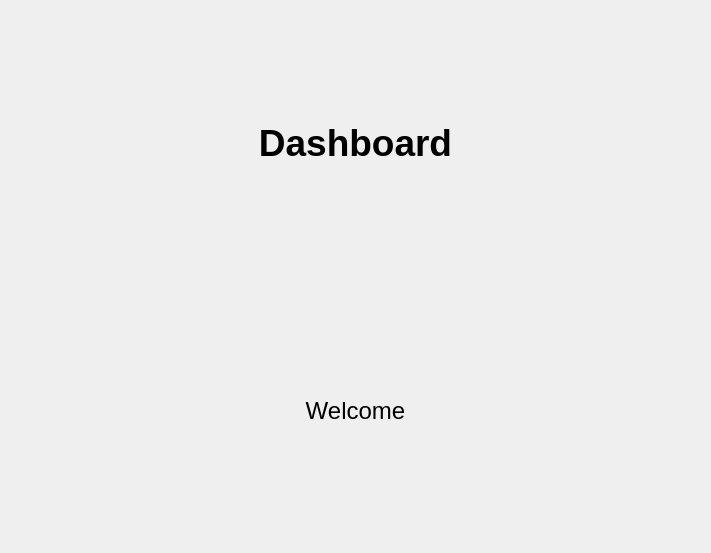
<?xml version="1.0" encoding="UTF-8"?>
<ui version="4.0">
 <class>Dashboard</class>
 <widget class="QWidget" name="Dashboard">
  <property name="geometry">
   <rect>
    <x>0</x>
    <y>0</y>
    <width>711</width>
    <height>553</height>
   </rect>
  </property>
  <property name="windowTitle">
   <string>Dashboard</string>
  </property>
  <layout class="QVBoxLayout" name="mainLayout">
   <item>
    <widget class="QLabel" name="titleLabel">
     <property name="font">
      <font>
       <pointsize>28</pointsize>
       <bold>true</bold>
      </font>
     </property>
     <property name="alignment">
      <set>Qt::AlignmentFlag::AlignCenter</set>
     </property>
     <property name="text">
      <string>Dashboard</string>
     </property>
    </widget>
   </item>
   <item>
    <widget class="QLabel" name="welcomeLabel">
     <property name="font">
      <font>
       <pointsize>18</pointsize>
      </font>
     </property>
     <property name="alignment">
      <set>Qt::AlignmentFlag::AlignCenter</set>
     </property>
     <property name="text">
      <string>Welcome</string>
     </property>
    </widget>
   </item>
  </layout>
 </widget>
 <resources/>
 <connections/>
</ui>
